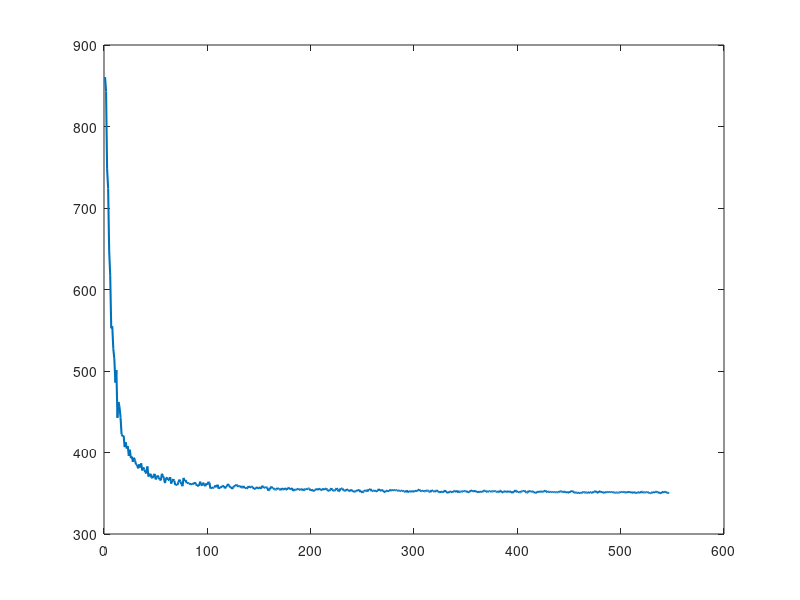

This chart was generated by the following MATLAB code:
function [] = subgradient1 ()

load('hw8.mat', 'A');
load('hw8.mat', 'b');

% Initialize x(0), f(0)
x = zeros(100, 1);
f = norm(A * x - b, 1);

% Subgradient
y = A * x - b;
dy = zeros(500, 1);
for idx = 1 : 500
    if y(idx) > 0
        dy(idx, 1) = 1;
    else
        if y(idx) < 0
            dy(idx, 1) = -1;
        else
            dy(idx, 1) = 0;
        end
    end
end

df = A' * dy;

jdx = 0;
iterations = [];
temp = [];

while true
    % Subgradient Method - Diminishing Step Size
    jdx = jdx + 1;
    x_nxt = x - (0.01 / sqrt(jdx)) * df;
    f_nxt = norm(A * x_nxt - b, 1);
    
    % Next Subgradient
    y_nxt = A * x_nxt - b;
    dy_nxt = zeros(500, 1);
    for kdx = 1 : 500
        if y_nxt(kdx) > 0
            dy_nxt(kdx, 1) = 1;
        else
            if y_nxt(kdx) < 0
                dy_nxt(kdx, 1) = -1;
            else
                dy_nxt(kdx, 1) = 0;
            end
        end
    end
    
    df_nxt = A' * dy_nxt;
    
    iterations = horzcat(iterations, jdx);
    temp = horzcat(temp, f_nxt);
    
    if abs(f - f_nxt) < 1e-3
        break
    end
    
    x = x_nxt;
    f = f_nxt;
    df = df_nxt;
end

plot(iterations, temp, 'LineWidth', 1.5);

end